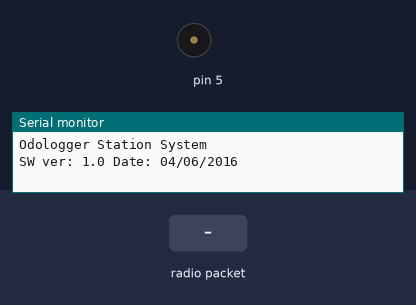
The sketch below on a simulated Arduino Uno, built with avr-gcc and run on an emulated ATmega328P. On the bench: buzzer (waves = sounding), the last lines printed to the serial monitor. The inputs (shaded band) are chosen by the test bench. No radio packets arrive unless stated.

Above: at 1.2 s.
1.3 s: radio packet "C" arrives
At 1.45 s:
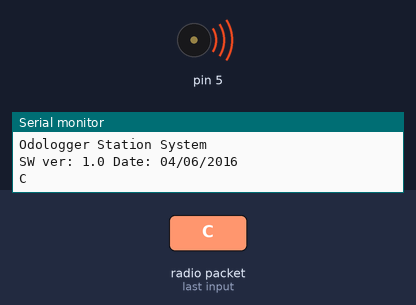
3.3 s: radio packet "U" arrives
At 4.4 s:
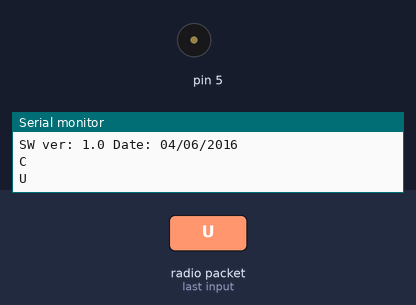
4.8 s: radio packet "1" arrives
At 4.95 s:
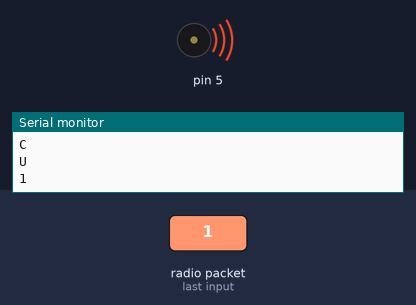
Timing chart, 0 to 7.8 s (numbered marks = the images above; inputs shaded):
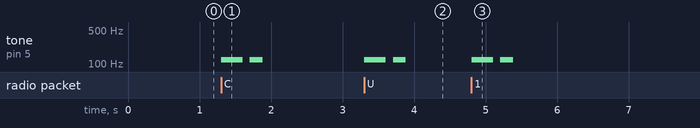

The sketch:

Estacion.ino
```cpp
#include <SPI.h>
#include "nRF24L01.h"
#include "RF24.h"
#include "printf.h"
#include <Tone.h>
//
// Hardware configuration
//

// Set up nRF24L01 radio on SPI bus plus pins 9 & 10
Tone notePlayer[1];
RF24 radio(8,7);

// sets the role of this unit in hardware.  Connect to GND to be the 'pong' receiver
// Leave open to be the 'ping' transmitter
const int role_pin = 7;

//
// Topology
//

// Radio pipe addresses for the 2 nodes to communicate.
const uint64_t pipes[2] = { 0xF0F0F0F0E1LL, 0xF0F0F0F0D2LL };

//
// Role management
//
// Set up role.  This sketch uses the same software for all the nodes
// in this system.  Doing so greatly simplifies testing.  The hardware itself specifies
// which node it is.
//
// This is done through the role_pin
//

// The various roles supported by this sketch
typedef enum { role_sender = 1, role_receiver } role_e;

// The debug-friendly names of those roles
const char* role_friendly_name[] = { "invalid", "Ping out", "Pong back"};

// The role of the current running sketch
role_e role;

static uint32_t message_count = 0;


char SendPayload[31] = "";
char RecvPayload[31] = "";
unsigned long time1;
unsigned long time2;
boolean flag = 0;
boolean rfDataflag = 0;
boolean flagtoto=0;
String model;
String swVersion = "SW ver: 1.0 Date: 04/06/2016";


void setup(void)
{

//play_OK();

  role = role_receiver;

  //
  // Print preamble
  //

  Serial.begin(115200);
  printf_begin();

  //
  // Setup and configure rf radio##############################################################################
  //

  radio.begin();
  //Setting Data rate to 2Mbps
  radio.setDataRate(RF24_2MBPS);
  // optionally, increase the delay between retries & # of retries
  radio.setRetries(0,5);

  // optionally, reduce the payload size.  seems to
  // improve reliability
  radio.setPayloadSize(32);
  radio.setPALevel(RF24_PA_MAX);
 // radio.setChannel(70);
  radio.enableDynamicPayloads();


  if ( role == role_sender )
  {
    radio.openWritingPipe(pipes[0]);
    radio.openReadingPipe(1,pipes[1]);
  }
  else
  {
    radio.openWritingPipe(pipes[1]);
    radio.openReadingPipe(1,pipes[0]);
  }

  //
  // Start listening
  //

  radio.startListening();

  //
  // Dump the confeiguration of the rf unit for debugging
  //
  Serial.println("Odologger Station System");
  Serial.println(swVersion);
  Serial.println("");
  Serial.println("");
  radio.printDetails();

  notePlayer[0].begin(5);

 // play_OK();


  //###########################################################################################################
}

void loop(void)
{

nRF_receive();


}


void nRF_receive(void) {
  int len = 0;
  if ( radio.available() ) {
      bool done = false;
      while ( !done ) {
        len = radio.getDynamicPayloadSize();
        done = radio.read(&RecvPayload,len);

        delay(5);
      }

    RecvPayload[len] = 0; // null terminate string


   Serial.println(RecvPayload);

   if(RecvPayload[1] == 'C' && RecvPayload[6] == 'U')
   {
    play_OK();
   }
   else
   {
    play_wrong();
   }


  }
}


  void play_wrong()
{

  notePlayer[0].play(NOTE_B2);
  delay(300);
  notePlayer[0].stop();
  delay(100);
  notePlayer[0].play(NOTE_B2);
  delay(180);
  notePlayer[0].stop();
  delay(100);
}

void play_OK()
{

    notePlayer[0].play(NOTE_D4);
    delay(200);
    notePlayer[0].play(NOTE_B4);
    delay(180);
    notePlayer[0].stop();
    delay(100);
}
```

printf.h
```cpp
// (licence header left out)
/**
 * @file printf.h
 *
 * Setup necessary to direct stdout to the Arduino Serial library, which
 * enables 'printf'
 */

#ifndef __PRINTF_H__
#define __PRINTF_H__

#ifdef ARDUINO

int serial_putc( char c, FILE * )
{
  Serial.write( c );

  return c;
}

void printf_begin(void)
{
  fdevopen( &serial_putc, 0 );
}

#else
#error This example is only for use on Arduino.
#endif // ARDUINO

#endif // __PRINTF_H__
```

Measured:
- after the input at 1.3 s, tone on pin 5: silent → 123 Hz at once, → silent 0.30 s later, → 123 Hz 0.10 s later, → silent 0.18 s later
- after the input at 3.3 s, tone on pin 5: silent → 123 Hz at once, → silent 0.30 s later, → 123 Hz 0.10 s later, → silent 0.18 s later
- after the input at 4.8 s, tone on pin 5: silent → 123 Hz at once, → silent 0.30 s later, → 123 Hz 0.10 s later, → silent 0.18 s later
